Frame 1 (no input): blank canvas, image omitted
Frame 60 (the mouse pressed at the canvas centre just before this capture): blank canvas, image omitted
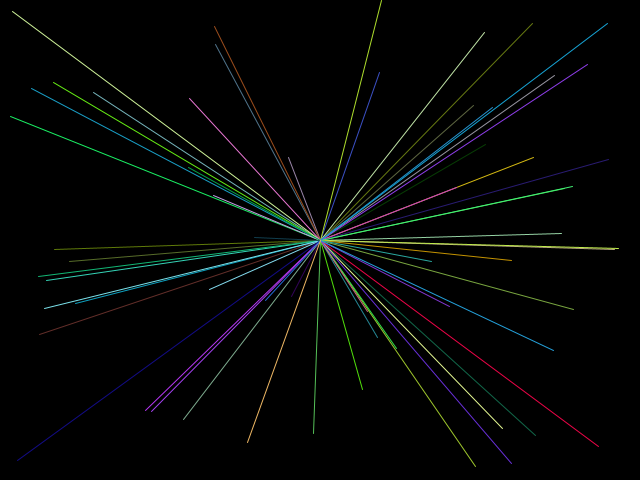
Frame 120 (the mouse held since frame 60 and released just before this capture)

The Processing sketch whose frames 1 and 60 were blank and that drew this single picture after the mouse press (run headless with seeded random() and noise(); from frame 60 on, the mouse is pressed at the canvas centre):

// Processing sketch: processing_151067
// ── processing_151067.pde

Line l;
boolean drawOK=false;
void setup(){
  size(640,480);
  colorMode(RGB);
  background(0);
  l =new Line();
}
void draw(){
  if(drawOK){
  l.drawLine(mouseX,mouseY);
  }
}
void mousePressed(){
  drawOK=true;
}
void mouseReleased(){
  drawOK=false;
}

class Line{
  void drawLine(float x,float y){
    noFill();
    stroke(random(255),random(255),random(255));
    line(x,y,random(640),random(480));
  }
}
